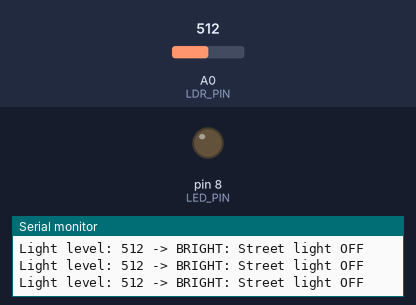
Recording of a sketch running on a simulated Arduino Uno, built with avr-gcc and run on an emulated ATmega328P. On the bench: output pins drawn as LEDs (lit = HIGH), the last lines printed to the serial monitor. The inputs (shaded band) are chosen by the test bench; at power-on: A0 (LDR_PIN) = 512.

Above: at 1.3 s.
1.4 s: A0 (LDR_PIN) set to 314
2.9 s: A0 (LDR_PIN) set to 287
At 3.7 s:
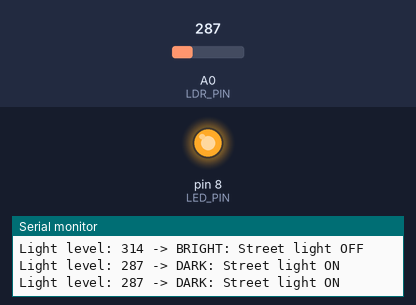
Timing chart, 0 to 5.9 s (numbered marks = the images above; inputs shaded):
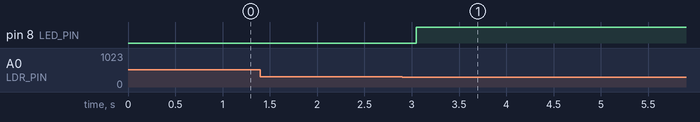

The sketch:

03_ldr_street_light.ino
```cpp
// InnoBees STEM Lab - LDR Smart Street Light
// LDR voltage divider: 5V -> LDR -> A0 -> 10k resistor -> GND
// D8 -> 330 ohm resistor -> LED anode; LED cathode -> GND
// When dark (low reading), LED turns ON automatically

const int LDR_PIN = A0;
const int LED_PIN = 8;
const int DARK_THRESHOLD = 300;  // Adjust based on your LDR and environment

void setup() {
  pinMode(LED_PIN, OUTPUT);
  Serial.begin(9600);
  Serial.println("Smart Street Light Active");
  Serial.println("Cover the LDR to simulate darkness.");
}

void loop() {
  int lightLevel = analogRead(LDR_PIN);

  Serial.print("Light level: ");
  Serial.print(lightLevel);

  if (lightLevel < DARK_THRESHOLD) {
    digitalWrite(LED_PIN, HIGH);
    Serial.println(" -> DARK: Street light ON");
  } else {
    digitalWrite(LED_PIN, LOW);
    Serial.println(" -> BRIGHT: Street light OFF");
  }
  delay(500);
}
```

Measured:
- the behaviour switches between 300 and 299 on A0 (LDR_PIN) (found by bisection; images 0 and 1)
- after the input at 2.9 s, pin 8 (LED_PIN): LOW → HIGH after 0.15 s
